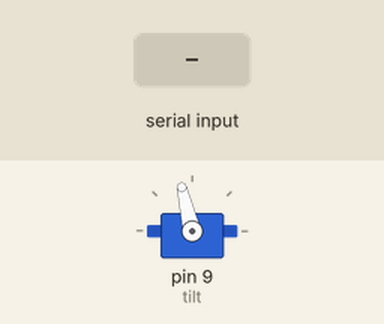
Recording of a sketch running on a simulated Arduino Uno, built with avr-gcc and run on an emulated ATmega328P. Parts: servo. Inputs (shaded band) come from the test bench.

Above: at 1.2 s.
1.3 s: "2" received over Serial
At 2.1 s:
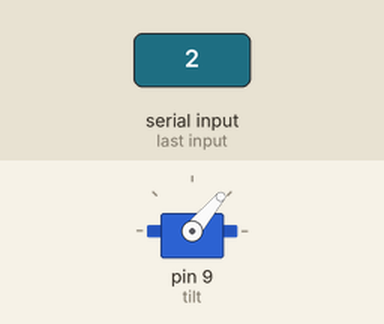
2.8 s: "1" received over Serial
At 3.2 s:
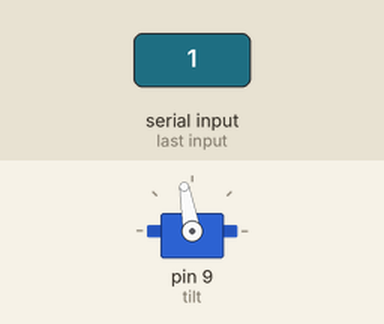
Timing chart, 0 to 5.8 s (numbered marks = the images above; inputs shaded):
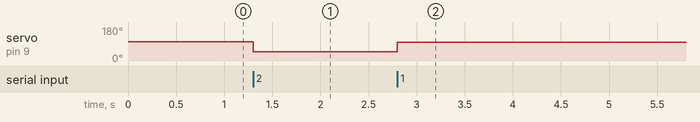

The sketch:

turtlebot_servo.ino
```cpp
#include <Servo.h>
#include <stdlib.h>


Servo tilt;

int pos_tilt = 0;

void setup() {
  Serial.begin(9600);
  tilt.attach(9);
  tilt.write(103);
}

void loop() {
     // turn the LED off by making the voltage LOW
  //Serial.println(Serial.available());
  if(Serial.available())
  {
    char ch = Serial.read();
    if(ch == '1')
    {
      tilt.write(100);
    }
    else if(ch == '2')
    {
      tilt.write(50);
    }
    else;


  }
}
```

Measured:
- after the input at 1.3 s, servo on pin 9 (tilt): 103° → 50° at once
- after the input at 2.8 s, servo on pin 9 (tilt): 50° → 100° at once
